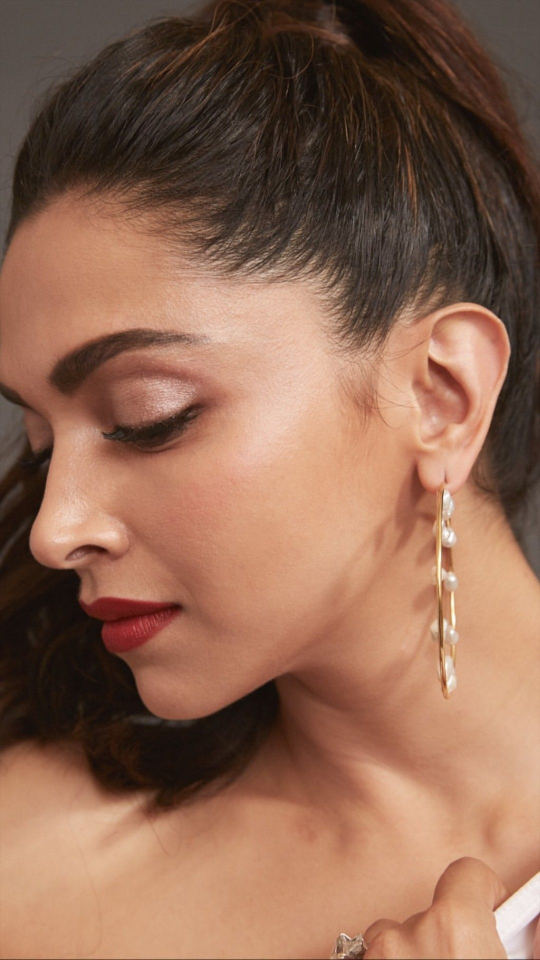
#> input picture face_data/Depika/113d5b4e98b2ded5b77b0dd93cf33430.jpg, 1080 x 1920 px (shown at 1/2 size)
$ jupyter execute --allow-errors ProjectAssistant.ipynb
#> lines starting #> are read from the running program, lines starting #| are printed output that depends on the picture
[cell 1]
import numpy
import cv2
import pywt
from matplotlib import pyplot
from sklearn.model_selection import cross_val_score
face_cascade = cv2.CascadeClassifier('haarcascade_frontalface_default.xml')
eye_cascade = cv2.CascadeClassifier('haarcascade_eye.xml')

[cell 2]
def crop_img_to_eye(path):
    img = cv2.imread(path)
    gray = cv2.cvtColor(img,cv2.COLOR_BGR2GRAY)
    faces = face_cascade.detectMultiScale(gray, 1.3, 5)
    for (x,y,w,h) in faces:
        img = cv2.rectangle(img,(x,y),(x+w,y+h),(255,255,255),2)
        roi_gray = gray[y:y+h, x:x+w] # region of interest
        roi_color = img[y:y+h, x:x+w]
        eyes = eye_cascade.detectMultiScale(roi_gray)
        if len(eyes) >=2:
            return roi_color

[cell 3]
path_to_data = "./face_data/"
path_to_crop_data = "./face_data/cropped/"


import os
image_directories = []
for entry in os.scandir(path_to_data):
    if entry.is_dir():
        image_directories.append(entry.path)
#> pass 2 of the loop `for entry in os.scandir(path_to_data):`:

[cell 4]
image_directories

[cell 5]
import shutil
if os.path.exists(path_to_crop_data):
     shutil.rmtree(path_to_crop_data)
os.mkdir(path_to_crop_data)

[cell 6]
cropped_image_directories = []
for image_directory in image_directories:
    count = 1
    celebrity_name = image_directory.split('/')[-1]
    for entry in os.scandir(image_directory):
        try:
            roi_color = crop_img_to_eye(entry.path)
#> in crop_img_to_eye, img is the input picture: shape (1920, 1080, 3); mean B, G, R 82.5, 103.2, 142.5
#> in crop_img_to_eye, `gray = cv2.cvtColor(img,cv2.COLOR_BGR2GRAY)`:
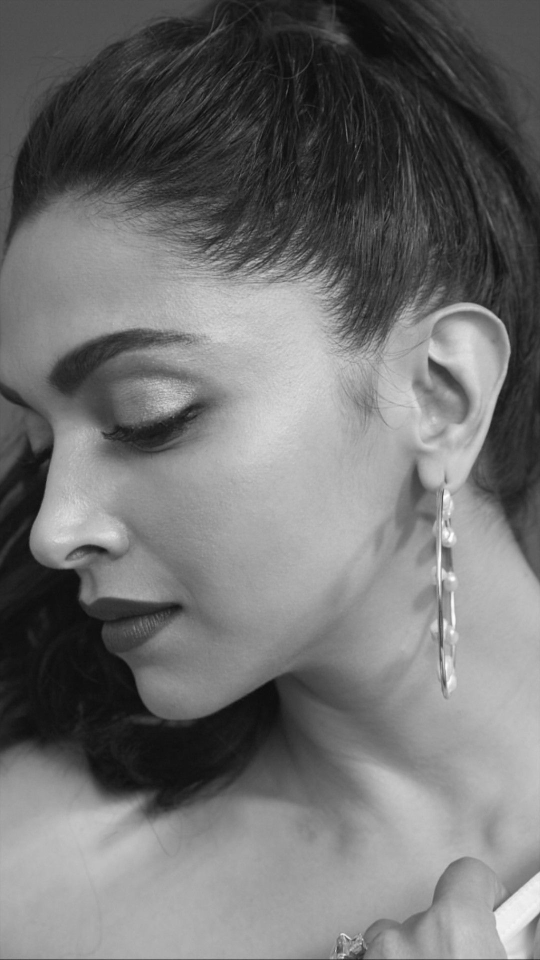
#> gray: shape (1920, 1080) (shown at 1/2 size); min 7, max 254, mean 112.6
#> in crop_img_to_eye, `faces = face_cascade.detectMultiScale(gray, 1.3, 5)`: faces = ()
        except:
            continue
        if roi_color is not None:
            cropped_folder = path_to_crop_data + celebrity_name
            if not os.path.exists(cropped_folder):
                os.makedirs(cropped_folder)
                cropped_image_directories.append(cropped_folder)
                print("Generating cropped images in folder: ",cropped_folder)
            cropped_file_name = celebrity_name + str(count) + ".png"
            cropped_file_path = cropped_folder + "/" + cropped_file_name
            cv2.imwrite(cropped_file_path, roi_color)
            count += 1
#> pass 2 of the loop `for image_directory in image_directories:`:
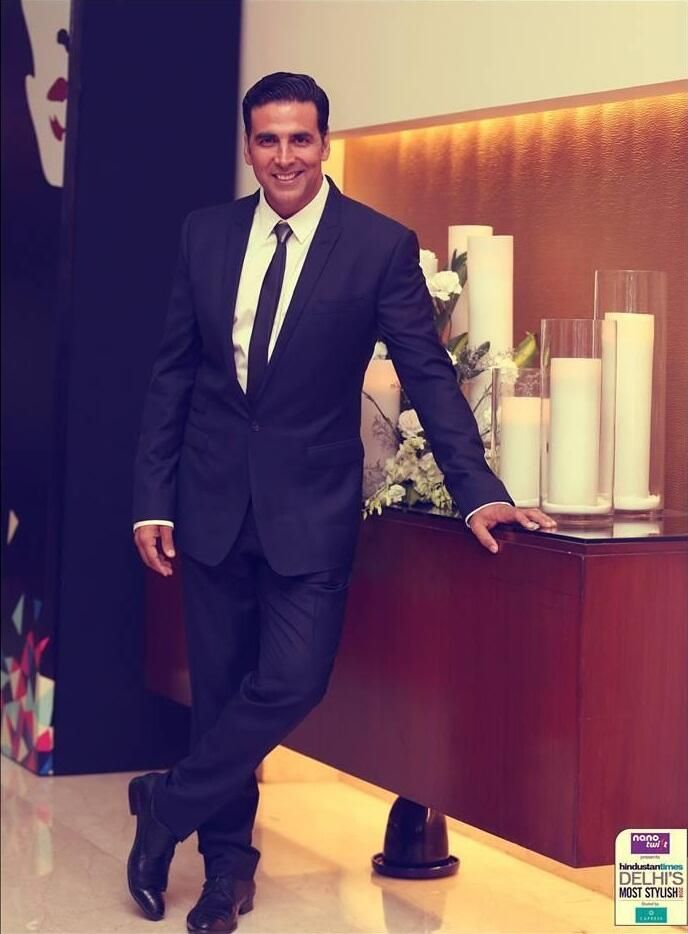
#> input picture face_data/Akshay/322382cbdb0e28524adcada9f36aa7e7.jpg, 688 x 934 px
#> in crop_img_to_eye, img is the input picture: shape (934, 688, 3); mean B, G, R 93.8, 80.6, 114
#> in crop_img_to_eye (call 2), `gray = cv2.cvtColor(img,cv2.COLOR_BGR2GRAY)`:
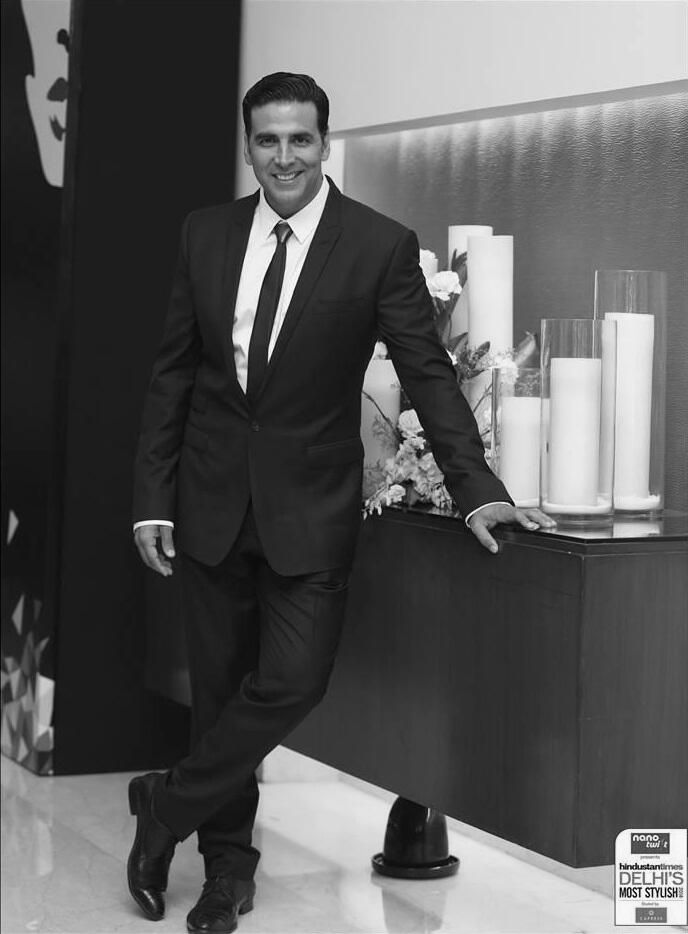
#> gray: shape (934, 688); min 1, max 254, mean 92.1
#> faces = [[234, 101, 101, 101]]
#> the loop in crop_img_to_eye, `for (x,y,w,h) in faces:` made 1 pass
#> (x, y, w, h, eyes) on pass 1: (234, 101, 101, 101, [[54, 26, 25, 25], [20, 26, 25, 25]])
#> pass 1, in crop_img_to_eye (call 2), `roi_color = img[y:y+h, x:x+w]`:
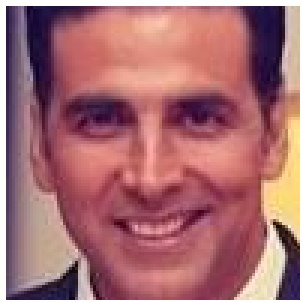
#> roi_color: shape (101, 101, 3) (shown 3 times larger); mean B, G, R 114.2, 109.4, 168.3

[cell 7]
celebrity_file_names_dict = {}
for img_dir in cropped_image_directories:
    celebrity_name = img_dir.split('/')[-1]
    file_list = []
    for entry in os.scandir(img_dir):
        file_list.append(entry.path)
    celebrity_file_names_dict[celebrity_name] = file_list
celebrity_file_names_dict

[cell 8]
name_id_dic = {}
count = 0
for celebrity_name in celebrity_file_names_dict.keys():
    name_id_dic[celebrity_name] = count
    count = count + 1
#> this loop made 0 passes
#> after the loop, count = 0; name_id_dic = 0 items
name_id_dic
